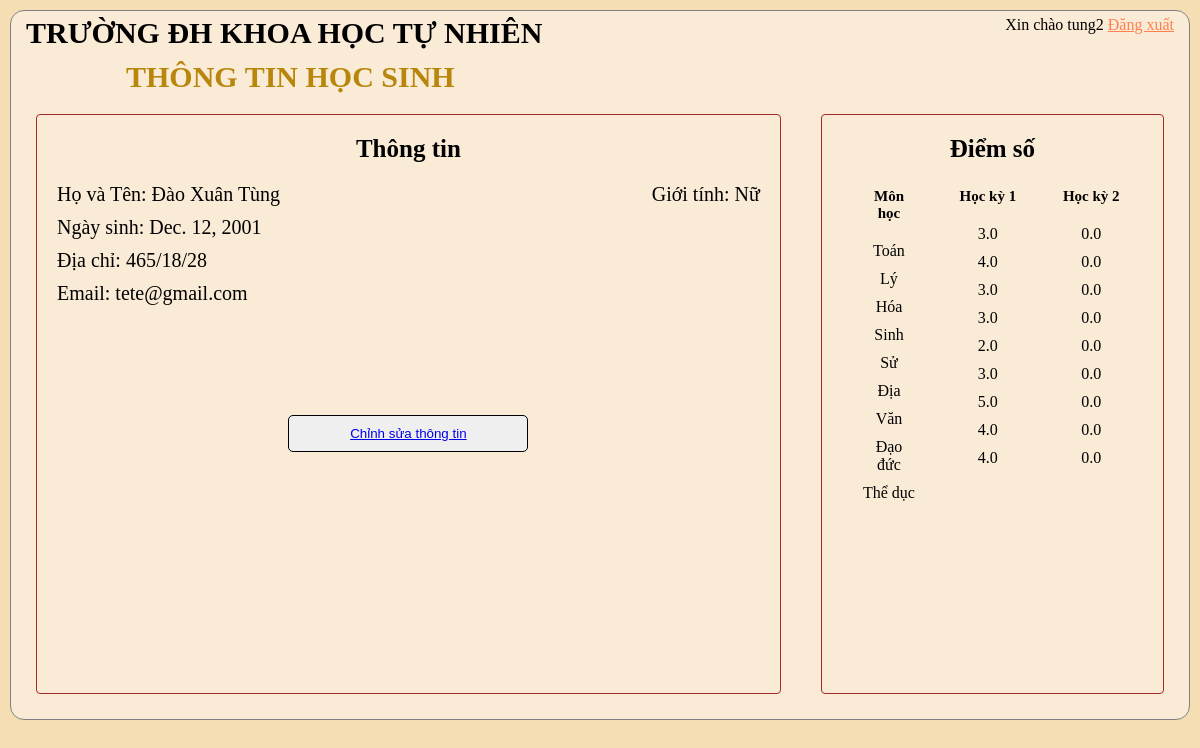
The page /studentProfile/ (signed in) on the database its author committed.
### Student/models.py (models this page shows, shortened)
class Student(models.Model):
	user = models.OneToOneField(User, null=True, blank=True, on_delete=models.CASCADE,related_name='Student')
	name = models.CharField(max_length = 200, null = True)
	GIOITINH = (
		('Nam','Nam'),
		('Nữ','Nữ'),
		)
	sex = models.CharField(max_length = 200, null = True, choices = GIOITINH)
	birthday = models.DateField(null = True)
	email = models.CharField(max_length = 200, null = True)
	house_location = models.CharField(max_length = 200, null = True)

class Score(models.Model):
	SEMESTER = (
		('học kỳ 1','học kỳ 1'),('học kỳ 2','học kỳ 2')
		)
	semester = models.CharField(max_length = 200, null = True, choices = SEMESTER)
	students = models.ForeignKey(Student, null = True, on_delete = models.CASCADE)
	Toan = models.FloatField(default=0)
	Ly =  models.FloatField(default=0)
	Hoa =  models.FloatField(default=0)
	Sinh =  models.FloatField(default=0)
	Su = models.FloatField(default=0)
	Dia = models.FloatField(default=0)
	Van = models.FloatField(default=0)
	Daoduc = models.FloatField(default=0)
	TheDuc = models.FloatField(default=0)
	class Meta:
		unique_together = ('semester', 'students')

### Student/decorators.py (the view)
		def wrapper_func(request, *args, **kwargs):
			group = None
			if request.user.groups.exists():
				group = request.user.groups.all()[0].name
			if group in allowed_roles:
				return view_func(request, *args, **kwargs)
			else:
				return HttpResponse('You are not authorized to view this page')

### Student/views.py (called while the page is built)
@login_required(login_url='login')
@allowed_users(allowed_roles=['Student'])
def studentProfile(request):
	scores = request.user.Student.score_set.all()
	for i in scores:
		if i.semester == 'học kỳ 1':
			hk1 = i
		else:
			hk2 = i
	print(hk1.Toan)
	context = {'hk1':hk1,'hk2':hk2}
	return render(request,"Student/studentProfile.html",context)

### Student/templates/Student/studentProfile.html (shortened to what this page needs)
{% load static %}
<!DOCTYPE html>
<html lang="en">
<head>
    <link rel="stylesheet" type="text/css" href="{% static '/css/main.css' %}">
</head>
<body>
    <div class="main-container">
        <div class="navigation-top">
            <div id="KHTN">
                <h1>TRƯỜNG ĐH KHOA HỌC TỰ NHIÊN</h1>
            </div>
            <div class="choice">
                <p>Xin chào {{request.user}} <a href="{% url 'logout' %}">Đăng xuất</a></p>
            </div>
        </div>
        <h2>THÔNG TIN HỌC SINH</h2>
            <div class="content">
                <div class="info">
                    <h3>Thông tin</h3>
                    <div class="name-gender">
                        <p>Họ và Tên: {{request.user.Student.name}}</p>
                        <p>Giới tính: {{request.user.Student.sex}}</p>
                    </div>
                    <p>Ngày sinh: {{request.user.Student.birthday}}</p>
                    <p>Địa chỉ: {{request.user.Student.house_location}}</p>
                    <p>Email: {{request.user.Student.email}}</p>
                    <button type="submit" class="btn-tiep-nhan"><a href="{% url 'studentSetting' %}">Chỉnh sửa thông tin</a></button>
                </div>
                <div class="score">
                    <h3>Điểm số</h3>
                    <div class="content">
                        <div class="mon-hoc">
                            <h4>Môn học</h4>
                            <ul>
                                <li>Toán</li>
                                <li>Lý</li>
                                <li>Hóa</li>
                                <li>Sinh</li>
                                <li>Sử</li>
                                <li>Địa</li>
                                <li>Văn</li>
                                <li>Đạo đức</li>
                                <li>Thể dục</li>
                            </ul>
                        </div>
                        <div class="hk1">
                            <h4>Học kỳ 1</h4>
                            <ul>
                                <li>{{hk1.Toan}}</li>
                                <li>{{hk1.Ly}}</li>
                                <li>{{hk1.Hoa}}</li>
                                <li>{{hk1.Sinh}}</li>
                                <li>{{hk1.Su}}</li>
                                <li>{{hk1.Dia}}</li>
                                <li>{{hk1.Van}}</li>
                                <li>{{hk1.Daoduc}}</li>
                                <li>{{hk1.TheDuc}}</li>
                            </ul>
                        </div>
                        <div class="hk2">
                            <h4>Học kỳ 2</h4>
                            <ul>
                                <li>{{hk2.Toan}}</li>
                                <li>{{hk2.Ly}}</li>
                                <li>{{hk2.Hoa}}</li>
                                <li>{{hk2.Sinh}}</li>
                                <li>{{hk2.Su}}</li>
                                <li>{{hk2.Dia}}</li>
                                <li>{{hk2.Van}}</li>
                                <li>{{hk2.Daoduc}}</li>
                                <li>{{hk2.TheDuc}}</li>
                            </ul>
                        </div>
                    </div>
                </div>
            </div>
    </div>
</body>

### static/css/main.css (style rules this page uses)
* { padding: 0; margin: 0; box-sizing: border-box; }
body { background-color: wheat; }
.main-container { border: 1px solid gray; padding: 5px; margin: 10px; border-radius: 14px; background-color: antiquewhite; height: 100%; }
.navigation-top { display: flex; justify-content: space-between; }
#KHTN h1 { font-size: 30px; margin-left: 10px; }
.choice { display: inline-block; }
.choice p { display: inline; padding: 10px; }
.choice a { color: coral; }
h2 { color: darkgoldenrod; padding-inline-start: 10px; margin-top: 10px; font-size: 30px; margin-left: 100px; }
.content { display: flex; justify-content: space-evenly; height: 100%; }
.info { flex: 0.7; border: 1px solid brown; border-radius: 4px; height: 580px; padding: 20px; margin: 20px; }
.score { flex: 0.3; border: 1px solid brown; border-radius: 4px; height: 580px; padding: 20px; margin: 20px; }
.mon-hoc { flex: 0.3; height: 580px; margin: 20px; }
.hk1, .hk2 { flex: 0.35; height: 580px; margin: 20px; }
.name-gender { display: flex; justify-content: space-between; font-size: 20px; }
h3 { text-align: center; padding-bottom: 20px; font-size: 25px; }
.score h3 { padding-bottom: 5px; }
h4 { text-align: center; padding-bottom: 20px; font-size: 15px; }
.information-student p, .info p { padding-bottom: 10px; font-size: 20px; }
.btn-tiep-nhan { border: 1px solid black; border-radius: 5px; width: 240px; padding: 10px; text-align: center; margin: auto; justify-content: center; display: flex; margin-top: 100px; }
.mon-hoc li, .hk1 li, .hk2 li, .hk-tb li { text-align: center; list-style-type: none; padding-bottom: 10px; }

### rows shown on the page
Score: Toan "3.0", Ly "4.0", Hoa "3.0", Sinh "3.0", Su "2.0", Dia "3.0", Van "5.0", Daoduc "4.0", TheDuc "4.0"
Score: Toan "0.0", Ly "0.0", Hoa "0.0", Sinh "0.0", Su "0.0", Dia "0.0", Van "0.0", Daoduc "0.0", TheDuc "0.0"

### other values the page prints
{{ request.user }} "tung2"
{{ request.user.Student.name }} "Đào Xuân Tùng"
{{ request.user.Student.sex }} "Nữ"
{{ request.user.Student.birthday }} "Dec. 12, 2001"
{{ request.user.Student.house_location }} "465/18/28"
{{ request.user.Student.email }} "tete@gmail.com"
